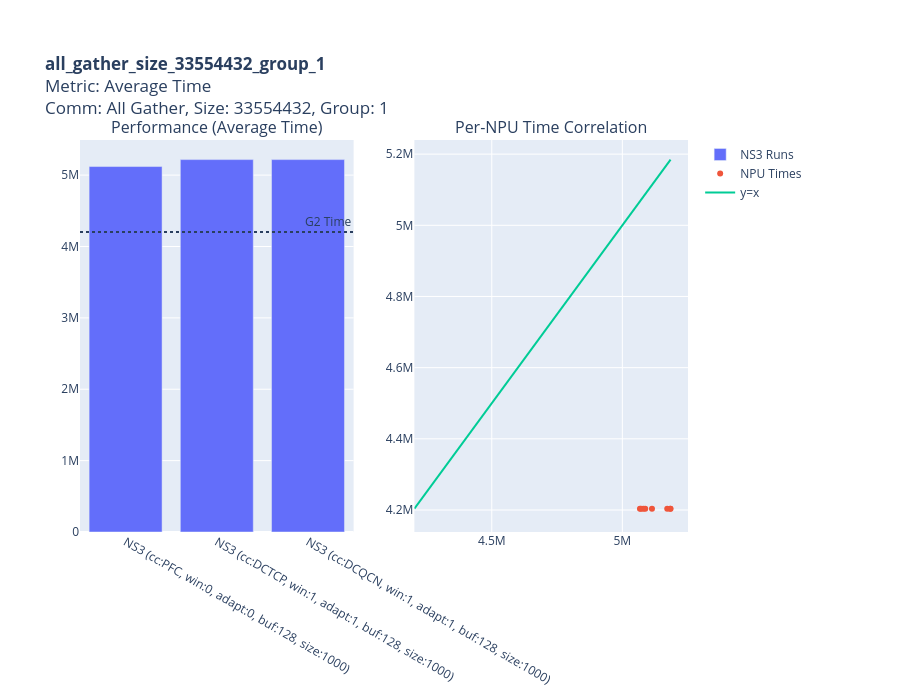
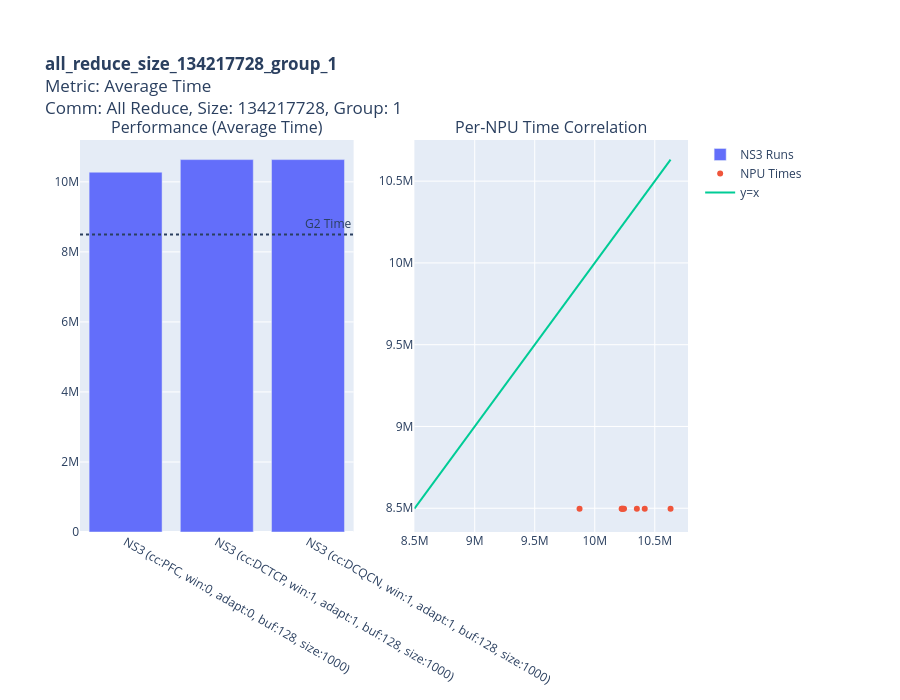
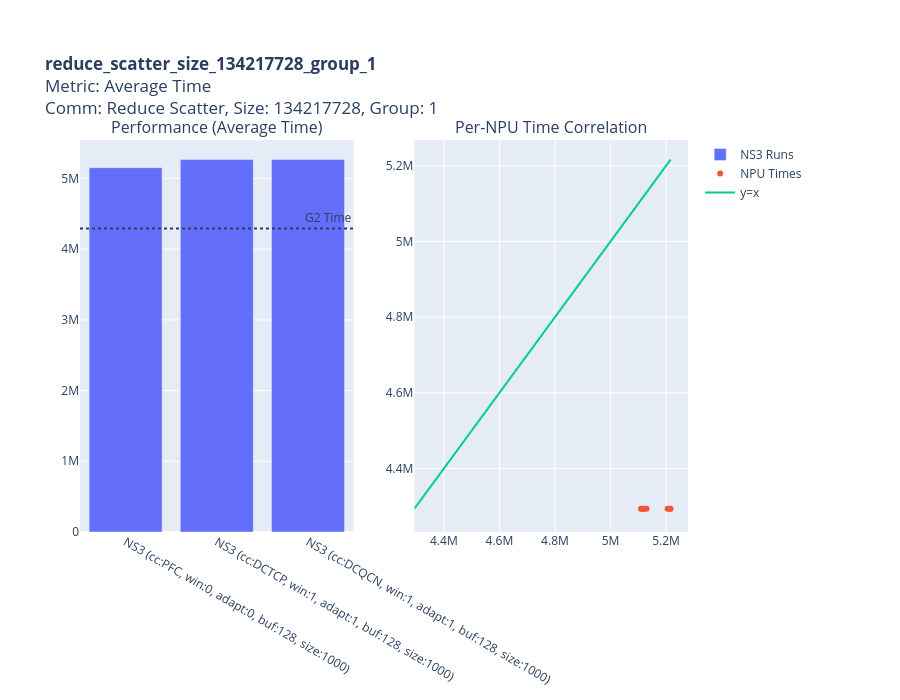
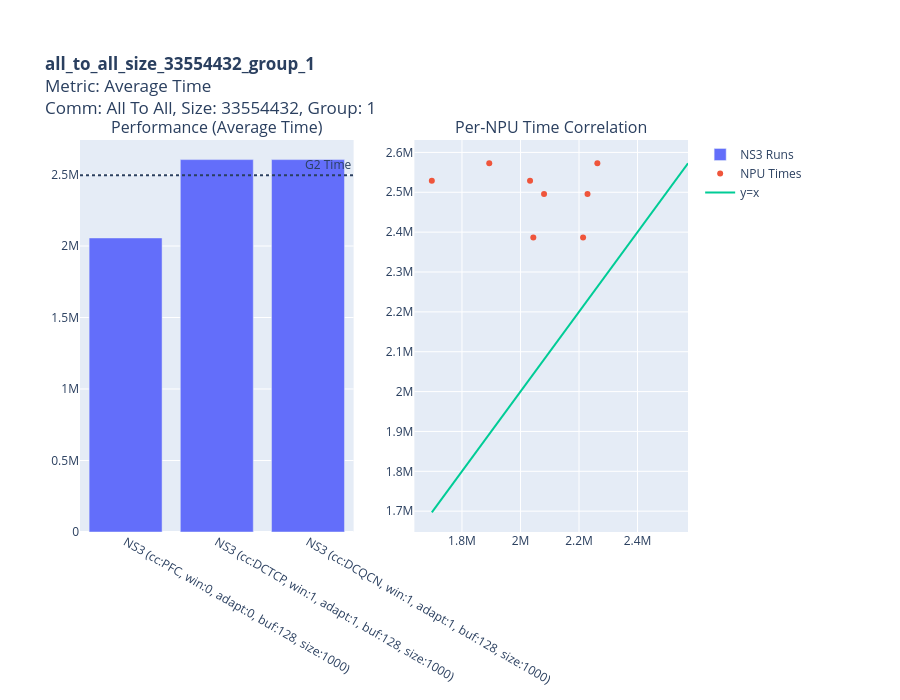

The code cell stored with these charts, in order, in its notebook:
### Code cell
# --- Analysis and Plotting ---
if comparison_results:
    comp_df = pd.DataFrame(comparison_results)

    def analyze_and_plot_divergence(metric_col, metric_name):
        print(f"--- Analyzing Divergence for: {metric_name} ---")
        
        divergence_data = []
        for (wl, ti), group in comp_df.groupby(['workload', 'topo_index']):
            g2_runs = group[group['sim_type'] == 'G2']
            ns3_runs = group[group['sim_type'] == 'NS3']

            if g2_runs.empty or ns3_runs.empty:
                continue

            g2_time = g2_runs.iloc[0][metric_col]
            best_ns3_run = ns3_runs.loc[ns3_runs[metric_col].idxmin()]
            best_ns3_time = best_ns3_run[metric_col]

            if g2_time < 100 or best_ns3_time < 100:
                continue

            divergence = abs((g2_time - best_ns3_time)/g2_time)
            
            # Extract info from workload name
            match = re.match(r'([a-zA-Z_]+)_size_(\d+)_group_(\d+)', wl)
            comm_type, comm_size, group_id = "N/A", "N/A", "N/A"
            if match:
                comm_type = match.group(1).replace('_', ' ').title()
                comm_size = int(match.group(2))
                group_id = int(match.group(3))

            divergence_data.append({
                'Workload': wl,
                'Topo_index': ti,
                'Divergence': divergence,
                'G2 Time': g2_time,
                'Best NS3 Time': best_ns3_time,
                'Best NS3 Run': best_ns3_run['run_name'],
                'comm_type': comm_type,
                'comm_size': comm_size,
                'group_id': group_id,
            })

        if not divergence_data:
            print(f"No divergent workloads found for {metric_name}.\n")
            return

        div_df = pd.DataFrame(divergence_data).sort_values(by='Divergence', ascending=False)
        top_10_workloads = div_df.head(10)

        print(f"\n--- Top 10 Most Divergent Workloads ({metric_name}) ---")
        with pd.option_context('display.float_format', '{:,.2f}'.format):
            display(top_10_workloads[['Workload', 'comm_type', 'comm_size', 'group_id', 'G2 Time', 'Best NS3 Time', 'Divergence', 'Topo_index']])

        print(f"\n--- Generating Plots for Top 10 Divergent Workloads ({metric_name}) ---")
        for _, row in top_10_workloads.iterrows():
            wl = row['Workload']
            topo_index = row['Topo_index']
            
            workload_df = comp_df[(comp_df['workload'] == wl) & (comp_df['topo_index'] == topo_index)]
        
            group_df = workload_df

            g2_run = group_df[group_df['sim_type'] == 'G2'].sort_values(by=metric_col).drop_duplicates(subset=['run_name'], keep='first')
            ns3_runs_for_plot = group_df[group_df['sim_type'] == 'NS3'].sort_values(by=metric_col).drop_duplicates(subset=['run_name'], keep='first')
            best_ns3_run_for_plot = ns3_runs_for_plot.iloc[0]

            fig = make_subplots(rows=1, cols=2, subplot_titles=(f"Performance ({metric_name})", "Per-NPU Time Correlation"))

            # Bar plot
            fig.add_trace(go.Bar(x=ns3_runs_for_plot['run_name'], y=ns3_runs_for_plot[metric_col], name='NS3 Runs'), row=1, col=1)
            fig.add_hline(y=
            g2_run[metric_col].values[0], line_dash="dot", annotation_text=f"G2 Time", row=1, col=1)

            # Scatter plot
            g2_timing_file = find_timing_file(g2_run['run_folder'].values[0], 'G2')
            ns3_timing_file = find_timing_file(best_ns3_run_for_plot['run_folder'], 'NS3')
            if g2_timing_file and ns3_timing_file:
                try:
                    df_g2 = pd.read_csv(g2_timing_file)[['sys_id', 'callback_tick']].rename(columns={'callback_tick': 'g2_time'})
                    df_ns3 = pd.read_csv(ns3_timing_file)[['sys_id', 'callback_tick']].rename(columns={'callback_tick': 'ns3_time'})
                    merged_df = pd.merge(df_ns3, df_g2, on='sys_id')
                    merged_df = merged_df[(merged_df['ns3_time'] >= 100) & (merged_df['g2_time'] >= 100)]
                    
                    fig.add_trace(go.Scatter(x=merged_df['ns3_time'], y=merged_df['g2_time'], mode='markers', name='NPU Times'), row=1, col=2)
                    min_val = min(merged_df['ns3_time'].min(), merged_df['g2_time'].min())
                    max_val = max(merged_df['ns3_time'].max(), merged_df['g2_time'].max())
                    fig.add_trace(go.Scatter(x=[min_val, max_val], y=[min_val, max_val], mode='lines', name='y=x'), row=1, col=2)
                except Exception as e:
                    print(f"Could not create scatter plot for {wl}: {e}")
            
            plot_title = (f'<b>{wl}</b><br>'
                          f'Metric: {metric_name}<br>'
                          f'Comm: {row["comm_type"]}, Size: {row["comm_size"]}, Group: {row["group_id"]}')

            fig.update_layout(title_text=plot_title, height=700, margin=dict(t=140))
            fig.show()
        print("\n" + "="*80 + "\n")
        return div_df


    # --- Run analysis for each metric ---
    div_df_avg = analyze_and_plot_divergence('avg_time', 'Average Time')
    div_df_max = analyze_and_plot_divergence('max_time', 'Maximum Time')
    div_df_min = analyze_and_plot_divergence('min_time', 'Minimum Time')

else:
    print("No comparison results to process.")

### Figure 1 — Plotly figure (JSON) as saved in the notebook; plotly's stock layout.template omitted (floating-point values rounded to 4 significant figures)
{"data": [{"name": "NS3 Runs", "type": "bar", "x": ["NS3 (cc:PFC, win:0, adapt:0, buf:128, size:1000)", "NS3 (cc:DCTCP, win:1, adapt:1, buf:128, size:1000)", "NS3 (cc:DCQCN, win:1, adapt:1, buf:128, size:1000)"], "xaxis": "x", "y": [5120000.0, 5217000.0, 5217000.0], "yaxis": "y"}, {"mode": "markers", "name": "NPU Times", "type": "scatter", "x": [5184668, 5183169, 5080233, 5067436, 5071374, 5087633, 5171865, 5113464], "xaxis": "x2", "y": [4203742, 4203742, 4203742, 4203742, 4203742, 4203742, 4203742, 4203742], "yaxis": "y2"}, {"mode": "lines", "name": "y=x", "type": "scatter", "x": [4203742, 5184668], "xaxis": "x2", "y": [4203742, 5184668], "yaxis": "y2"}], "layout": {"annotations": [{"font": {"size": 16}, "showarrow": false, "text": "Performance (Average Time)", "x": 0.225, "xanchor": "center", "xref": "paper", "y": 1, "yanchor": "bottom", "yref": "paper"}, {"font": {"size": 16}, "showarrow": false, "text": "Per-NPU Time Correlation", "x": 0.775, "xanchor": "center", "xref": "paper", "y": 1, "yanchor": "bottom", "yref": "paper"}, {"showarrow": false, "text": "G2 Time", "x": 1, "xanchor": "right", "xref": "x domain", "y": 4203742, "yanchor": "bottom", "yref": "y"}], "height": 700, "margin": {"t": 140}, "shapes": [{"line": {"dash": "dot"}, "type": "line", "x0": 0, "x1": 1, "xref": "x domain", "y0": 4203742, "y1": 4203742, "yref": "y"}], "title": {"text": "<b>all_gather_size_33554432_group_1</b><br>Metric: Average Time<br>Comm: All Gather, Size: 33554432, Group: 1"}, "xaxis": {"anchor": "y", "domain": [0, 0.45]}, "xaxis2": {"anchor": "y2", "domain": [0.55, 1]}, "yaxis": {"anchor": "x", "domain": [0, 1]}, "yaxis2": {"anchor": "x2", "domain": [0, 1]}}}

### Figure 2 — Plotly figure (JSON) as saved in the notebook; plotly's stock layout.template omitted (floating-point values rounded to 4 significant figures)
{"data": [{"name": "NS3 Runs", "type": "bar", "x": ["NS3 (cc:PFC, win:0, adapt:0, buf:128, size:1000)", "NS3 (cc:DCTCP, win:1, adapt:1, buf:128, size:1000)", "NS3 (cc:DCQCN, win:1, adapt:1, buf:128, size:1000)"], "xaxis": "x", "y": [10280000.0, 10640000.0, 10640000.0], "yaxis": "y"}, {"mode": "markers", "name": "NPU Times", "type": "scatter", "x": [10631639, 10350892, 10226804, 9873281, 10243922, 10235640, 10416271, 10224181], "xaxis": "x2", "y": [8497618, 8497618, 8497618, 8497618, 8497618, 8497618, 8497618, 8497618], "yaxis": "y2"}, {"mode": "lines", "name": "y=x", "type": "scatter", "x": [8497618, 10631639], "xaxis": "x2", "y": [8497618, 10631639], "yaxis": "y2"}], "layout": {"annotations": [{"font": {"size": 16}, "showarrow": false, "text": "Performance (Average Time)", "x": 0.225, "xanchor": "center", "xref": "paper", "y": 1, "yanchor": "bottom", "yref": "paper"}, {"font": {"size": 16}, "showarrow": false, "text": "Per-NPU Time Correlation", "x": 0.775, "xanchor": "center", "xref": "paper", "y": 1, "yanchor": "bottom", "yref": "paper"}, {"showarrow": false, "text": "G2 Time", "x": 1, "xanchor": "right", "xref": "x domain", "y": 8497618, "yanchor": "bottom", "yref": "y"}], "height": 700, "margin": {"t": 140}, "shapes": [{"line": {"dash": "dot"}, "type": "line", "x0": 0, "x1": 1, "xref": "x domain", "y0": 8497618, "y1": 8497618, "yref": "y"}], "title": {"text": "<b>all_reduce_size_134217728_group_1</b><br>Metric: Average Time<br>Comm: All Reduce, Size: 134217728, Group: 1"}, "xaxis": {"anchor": "y", "domain": [0, 0.45]}, "xaxis2": {"anchor": "y2", "domain": [0.55, 1]}, "yaxis": {"anchor": "x", "domain": [0, 1]}, "yaxis2": {"anchor": "x2", "domain": [0, 1]}}}

### Figure 3 — Plotly figure (JSON) as saved in the notebook; plotly's stock layout.template omitted (floating-point values rounded to 4 significant figures)
{"data": [{"name": "NS3 Runs", "type": "bar", "x": ["NS3 (cc:PFC, win:0, adapt:0, buf:128, size:1000)", "NS3 (cc:DCTCP, win:1, adapt:1, buf:128, size:1000)", "NS3 (cc:DCQCN, win:1, adapt:1, buf:128, size:1000)"], "xaxis": "x", "y": [5153000.0, 5267000.0, 5267000.0], "yaxis": "y"}, {"mode": "markers", "name": "NPU Times", "type": "scatter", "x": [5216215, 5212783, 5129646, 5118744, 5110659, 5120315, 5205393, 5110388], "xaxis": "x2", "y": [4293886, 4293886, 4293886, 4293886, 4293886, 4293886, 4293886, 4293886], "yaxis": "y2"}, {"mode": "lines", "name": "y=x", "type": "scatter", "x": [4293886, 5216215], "xaxis": "x2", "y": [4293886, 5216215], "yaxis": "y2"}], "layout": {"annotations": [{"font": {"size": 16}, "showarrow": false, "text": "Performance (Average Time)", "x": 0.225, "xanchor": "center", "xref": "paper", "y": 1, "yanchor": "bottom", "yref": "paper"}, {"font": {"size": 16}, "showarrow": false, "text": "Per-NPU Time Correlation", "x": 0.775, "xanchor": "center", "xref": "paper", "y": 1, "yanchor": "bottom", "yref": "paper"}, {"showarrow": false, "text": "G2 Time", "x": 1, "xanchor": "right", "xref": "x domain", "y": 4293886, "yanchor": "bottom", "yref": "y"}], "height": 700, "margin": {"t": 140}, "shapes": [{"line": {"dash": "dot"}, "type": "line", "x0": 0, "x1": 1, "xref": "x domain", "y0": 4293886, "y1": 4293886, "yref": "y"}], "title": {"text": "<b>reduce_scatter_size_134217728_group_1</b><br>Metric: Average Time<br>Comm: Reduce Scatter, Size: 134217728, Group: 1"}, "xaxis": {"anchor": "y", "domain": [0, 0.45]}, "xaxis2": {"anchor": "y2", "domain": [0.55, 1]}, "yaxis": {"anchor": "x", "domain": [0, 1]}, "yaxis2": {"anchor": "x2", "domain": [0, 1]}}}

### Figure 4 — Plotly figure (JSON) as saved in the notebook; plotly's stock layout.template omitted (floating-point values rounded to 4 significant figures)
{"data": [{"name": "NS3 Runs", "type": "bar", "x": ["NS3 (cc:PFC, win:0, adapt:0, buf:128, size:1000)", "NS3 (cc:DCTCP, win:1, adapt:1, buf:128, size:1000)", "NS3 (cc:DCQCN, win:1, adapt:1, buf:128, size:1000)"], "xaxis": "x", "y": [2057000.0, 2605000.0, 2605000.0], "yaxis": "y"}, {"mode": "markers", "name": "NPU Times", "type": "scatter", "x": [2229158, 2080492, 2262729, 1893216, 2032641, 1696926, 2213972, 2043841], "xaxis": "x2", "y": [2495952, 2495952, 2572580, 2572580, 2528804, 2528804, 2386492, 2386492], "yaxis": "y2"}, {"mode": "lines", "name": "y=x", "type": "scatter", "x": [1696926, 2572580], "xaxis": "x2", "y": [1696926, 2572580], "yaxis": "y2"}], "layout": {"annotations": [{"font": {"size": 16}, "showarrow": false, "text": "Performance (Average Time)", "x": 0.225, "xanchor": "center", "xref": "paper", "y": 1, "yanchor": "bottom", "yref": "paper"}, {"font": {"size": 16}, "showarrow": false, "text": "Per-NPU Time Correlation", "x": 0.775, "xanchor": "center", "xref": "paper", "y": 1, "yanchor": "bottom", "yref": "paper"}, {"showarrow": false, "text": "G2 Time", "x": 1, "xanchor": "right", "xref": "x domain", "y": 2495957, "yanchor": "bottom", "yref": "y"}], "height": 700, "margin": {"t": 140}, "shapes": [{"line": {"dash": "dot"}, "type": "line", "x0": 0, "x1": 1, "xref": "x domain", "y0": 2495957, "y1": 2495957, "yref": "y"}], "title": {"text": "<b>all_to_all_size_33554432_group_1</b><br>Metric: Average Time<br>Comm: All To All, Size: 33554432, Group: 1"}, "xaxis": {"anchor": "y", "domain": [0, 0.45]}, "xaxis2": {"anchor": "y2", "domain": [0.55, 1]}, "yaxis": {"anchor": "x", "domain": [0, 1]}, "yaxis2": {"anchor": "x2", "domain": [0, 1]}}}
